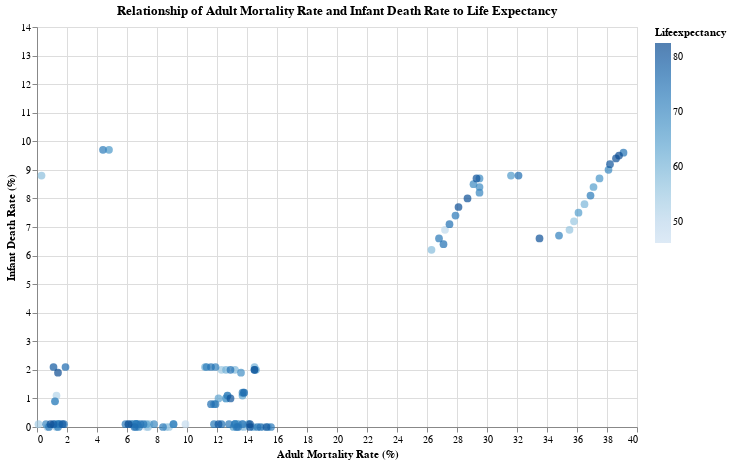

Notebook source saved alongside this figure:
### Code cell
alt.Chart(new_df, title = alt.Title("Relationship of Adult Mortality Rate and Infant Death Rate to Life Expectancy")
).mark_circle(size=60).encode(
    alt.X('AdultMortality', scale=alt.Scale(domain=[0, 40])).title('Adult Mortality Rate (%)'),
    alt.Y('infantdeaths', scale=alt.Scale(domain=[0, 14])).title('Infant Death Rate (%)'),
    color='Lifeexpectancy',
    tooltip=['Country', 'Lifeexpectancy', 'AdultMortality', 'infantdeaths']
).properties(
    width=600,
    height=400
)

### Figure 1 — Vega-Lite specification as saved in the notebook (floating-point values rounded to 4 significant figures; data arrays with more than 128 entries replaced by an {"elided": "..."} marker saying what was removed)
{"config": {"view": {"continuousWidth": 300, "continuousHeight": 300}}, "data": {"name": "data-c0b4bd2682a29d7a006f9dbb969823c5"}, "mark": {"type": "circle", "size": 60}, "encoding": {"color": {"field": "Lifeexpectancy", "type": "quantitative"}, "tooltip": [{"field": "Country", "type": "nominal"}, {"field": "Lifeexpectancy", "type": "quantitative"}, {"field": "AdultMortality", "type": "quantitative"}, {"field": "infantdeaths", "type": "quantitative"}], "x": {"field": "AdultMortality", "scale": {"domain": [0, 40]}, "title": "Adult Mortality Rate (%)", "type": "quantitative"}, "y": {"field": "infantdeaths", "scale": {"domain": [0, 14]}, "title": "Infant Death Rate (%)", "type": "quantitative"}}, "height": 400, "title": {"text": "Relationship of Adult Mortality Rate and Infant Death Rate to Life Expectancy"}, "width": 600, "$schema": "https://vega.github.io/schema/vega-lite/v5.15.1.json", "datasets": {"data-c0b4bd2682a29d7a006f9dbb969823c5": {"elided": "133 records"}}}
